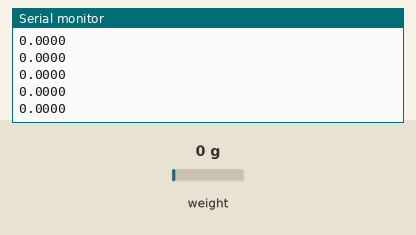
This sketch was run on a simulated Arduino Uno, built with avr-gcc and run on an emulated ATmega328P. On the bench: the last lines printed to the serial monitor. The inputs (shaded band) are chosen by the test bench; at power-on: weight on the scale 0 g.

Above: at 2.7 s.
2.8 s: weight on the scale set to 100 g
At 2.82 s:
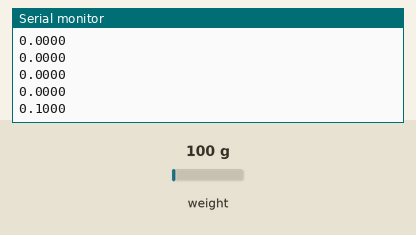
4.3 s: weight on the scale set to 1250 g
At 4.33 s:
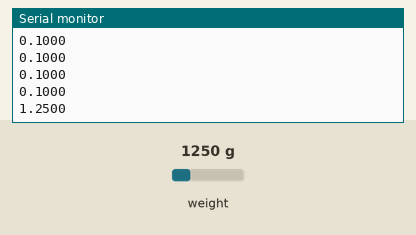
Timing chart, 0 to 7.3 s (numbered marks = the images above; inputs shaded):
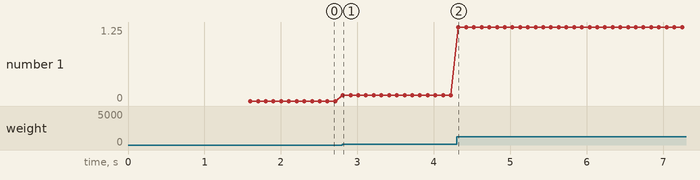

Measured:
- after the input at 2.8 s, the serial monitor: prints a new line at once (image 1)
- after the input at 4.3 s, the serial monitor: prints a new line at once (image 2)
- plotted number 1: 0 → 0.1 after the input at 2.8 s, 0.1 → 1.25 after the input at 4.3 s

The sketch:

loadcell.ino
```cpp
/*
  ExArMo Lab - HX711 load cell bridge (kilograms)
  Streams calibrated kilograms at 115200 baud.
  Keep the load cell unloaded during startup tare.
  The receiver must treat readings as kg without applying another calibration.
*/

#include <HX711.h>

const int LOADCELL_DOUT_PIN = 2;
const int LOADCELL_SCK_PIN = 3;

HX711 scale;

// 1175 counts/gram * 1000 grams/kg = 1175000 counts/kg.
// Use a negative factor if added weight produces negative readings.
float CALIBRATION_FACTOR = 1175000.0;
const unsigned long READY_TIMEOUT_MS = 250;

void setup() {
  Serial.begin(115200);
  scale.begin(LOADCELL_DOUT_PIN, LOADCELL_SCK_PIN);
  scale.set_scale(CALIBRATION_FACTOR);

  // Zero the unloaded cell at each power-up or reset.
  scale.tare();
  delay(500);
}

void loop() {
  if (!scale.wait_ready_timeout(READY_TIMEOUT_MS)) {
    return;
  }

  float weight_kg = scale.get_units(1);
  Serial.println(weight_kg, 4);
}
```
